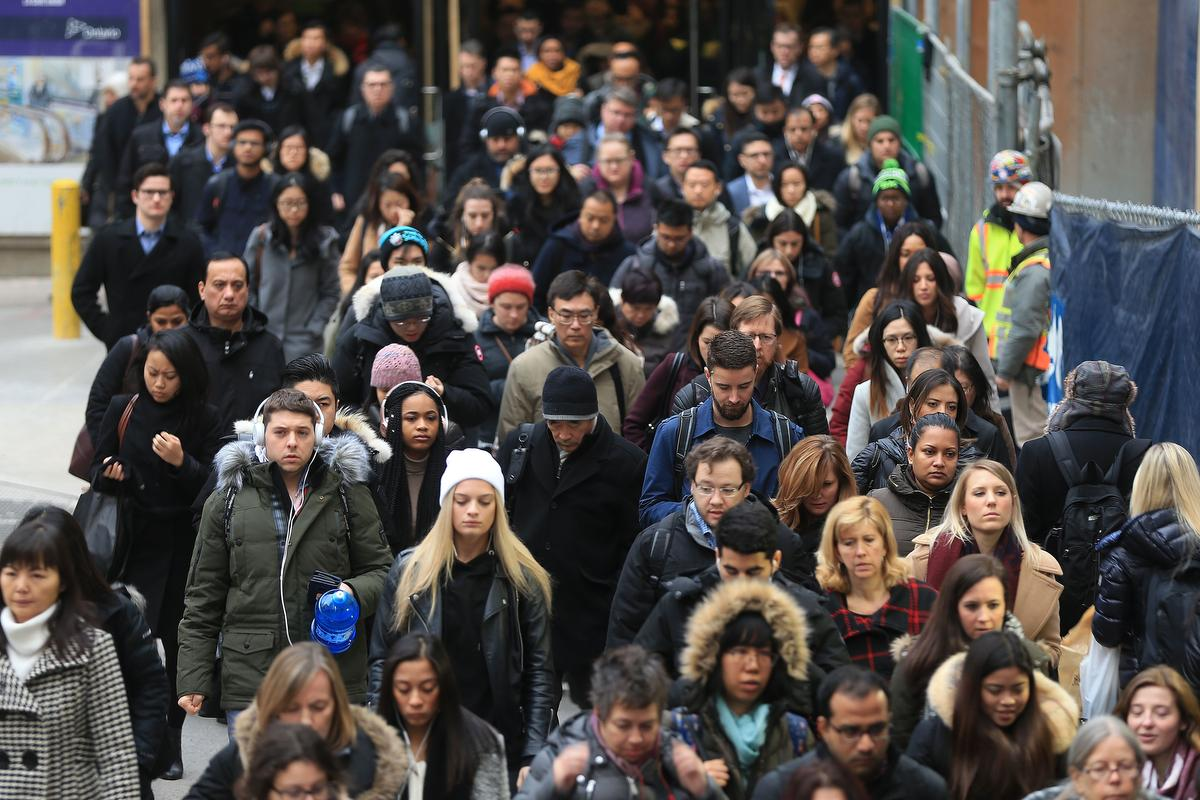
#> input picture sample.png, 1200 x 800 px
$ python main.py
#> lines starting #> are read from the running program, lines starting #| are printed output that depends on the picture; after the words box and inside, x2 and y2 are one past the last pixel; in counts of white or black regions, pixels touching at a corner belong together
import cv2 #opencv를 활용하여 얼굴인식 구현

# xml 파일 지정
face_cascade = 'haarcascade_frontalface_alt.xml'
cascade = cv2.CascadeClassifier(face_cascade) # 얼굴 인식 xml


img = cv2.imread('sample.png')
#> img is the input picture: shape (800, 1200, 3); mean B, G, R 75.7, 78.4, 83.9
gray = cv2.cvtColor(img, cv2.COLOR_BGR2GRAY)
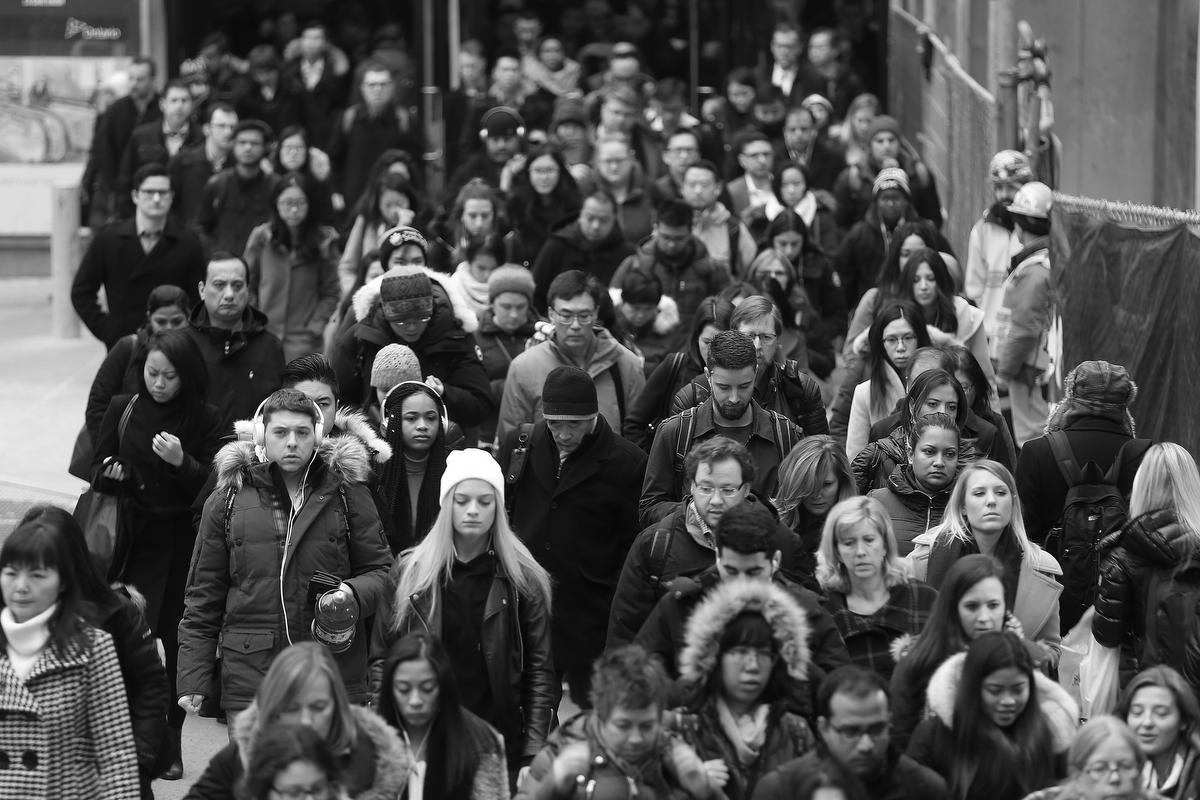
#> gray: shape (800, 1200); min 0, max 255, mean 79.8
face_list = cascade.detectMultiScale(gray, minSize = (50,50)) # 얼굴검출
#> face_list = 22 rows, first 6: [127, 172, 56, 56], [197, 260, 63, 63], [548, 293, 57, 57], [873, 317, 55, 55], [136, 352, 53, 53], [705, 364, 59, 59]

for (x, y, w, h) in face_list:
    color = (102, 102, 204)
    pen_w = 2
    cv2.rectangle(img, (x, y), (x+w, y+h), color, thickness = pen_w)
#> this loop made 22 passes
#> (x, y, w, h) on passes 1 to 12: (127, 172, 56, 56), (197, 260, 63, 63), (548, 293, 57, 57), (873, 317, 55, 55), (136, 352, 53, 53), (705, 364, 59, 59), (392, 394, 59, 59), (262, 409, 60, 60), (909, 428, 62, 62), (687, 465, 61, 61), (960, 468, 62, 62), (443, 477, 62, 62)
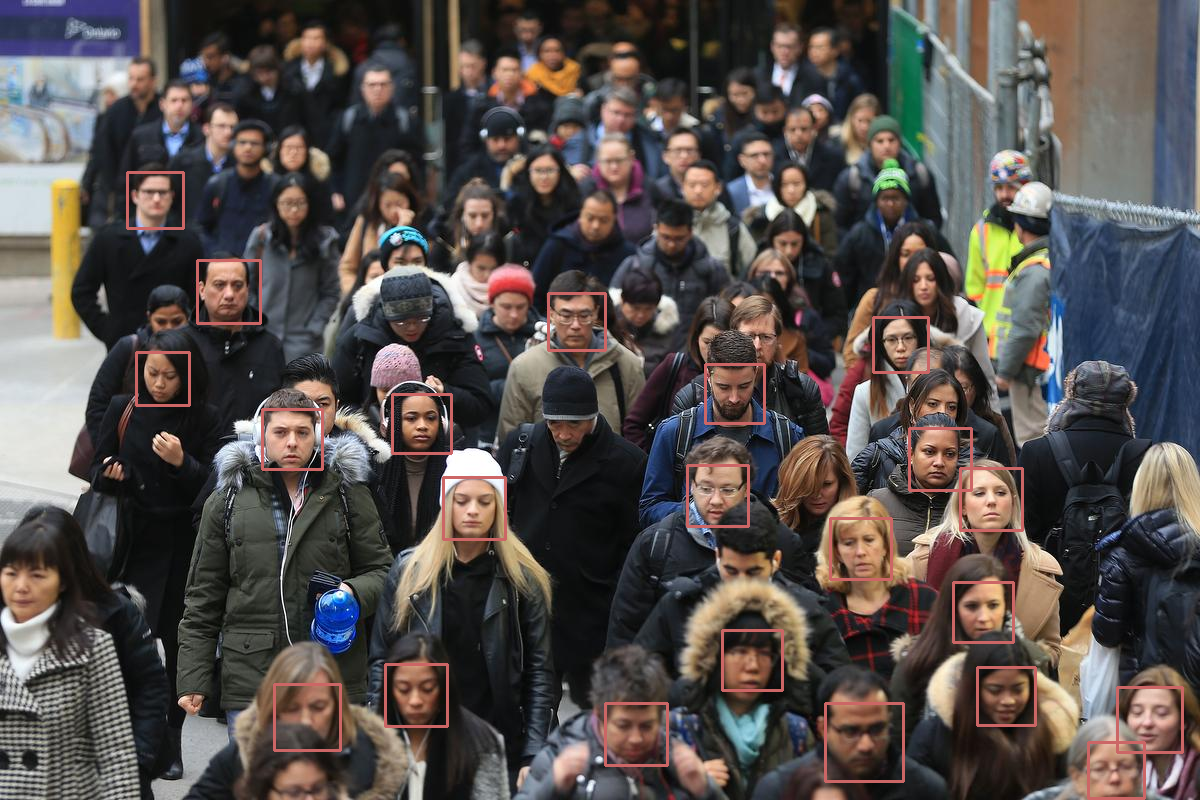
#> img: shape (800, 1200, 3); 1.66% of pixels changed, all inside (x1, y1, x2, y2) = (126, 171, 1184, 800)
cv2.namedWindow('img', cv2.WINDOW_NORMAL)
cv2.imshow('img', img)
cv2.imwrite('sample_01.jpg', img)
cv2.waitKey(0)
